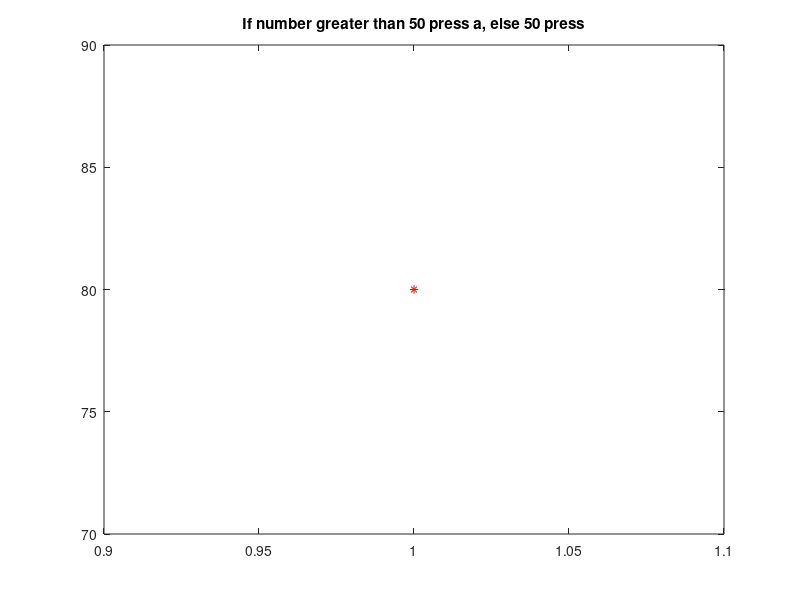

Reproduce this figure in MATLAB.
function strct = reactionTime2()

% Prompt user to press a button
disp('Press a key!') 
pause
figure();

strct.randomNr = (randi([0,100]));     % Create random number
plot(1,strct.randomNr, '*r');     % Plot number
title('If number greater than 50 press a, else 50 press');    % Show instructions
tic

pause

strct.buttonPress = get(gcf, 'CurrentCharacter');   %Store strct.buttonPress
toc 
strct.reactionTime = toc;    

% Check if answer is correct 
if strct.randomNr>50 && strcmp(strct.buttonPress,'a')
    strct.correct = 1;
elseif strct.randomNr<51 && strcmp(strct.buttonPress,'b')
    strct.correct = 1;
else
    strct.correct = 0;
end

if strct.correct 
    fprintf('You answered correctly wih a reaction time of %.2f\n', strct.reactionTime);
else
    fprintf('You answered incorrectly wih a reaction time of %.2f\n', strct.reactionTime);
end

end
